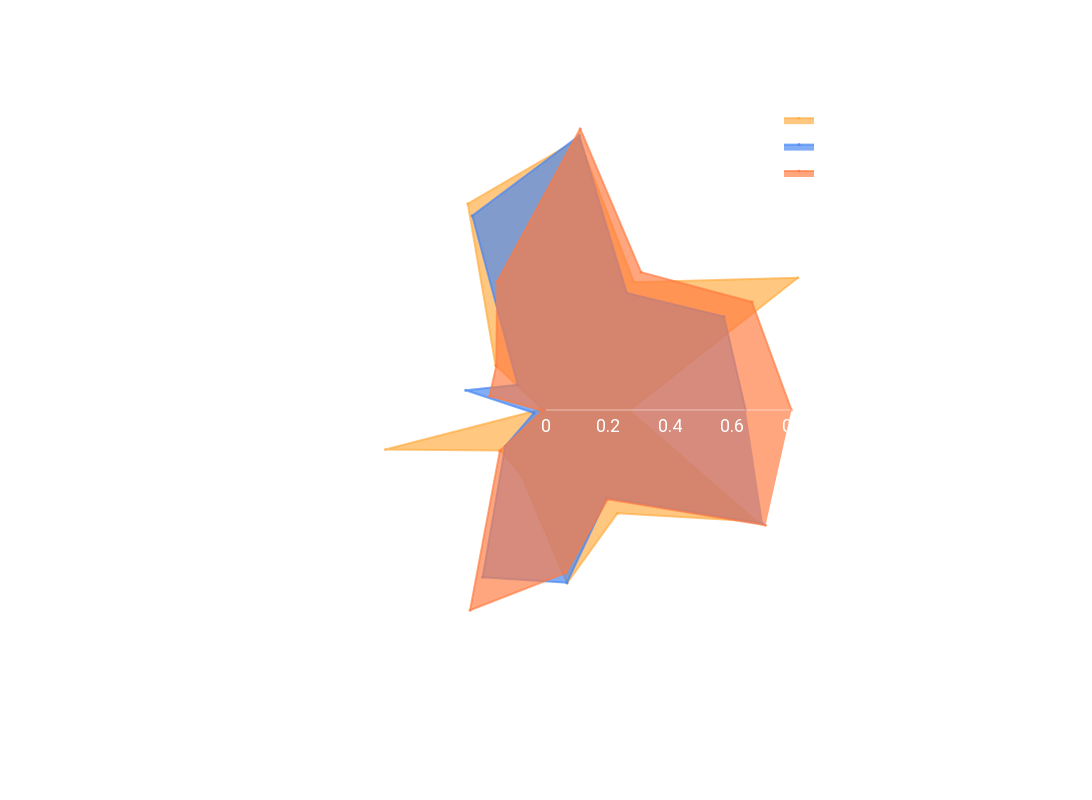

Notebook code for this chart:
### Markdown cell above
### Radar Plot of main genres

Take the top 2 genres and radar-plot them above each other.<br>
Used to highlight differences in audio features for specific genres.

### Code cell
# Get data
df = songs2_genres_filtered.drop(columns=['id','html','song_name','artist','cluster_genres','cluster'])

# Preselect the genres for the plot
df = df[df['artist_genre'].isin(['Death Metal','Pop','Reggaeton'])]

# Save a DF without artist genre for later
df_toscale = df.drop(columns='artist_genre')
# Initialize a scaler object
minmax = MinMaxScaler(feature_range=(0,1))
# scale the DF without artist_genre to 0...1 range (can't use genre because it's a string and doesn't make sense for scaling)
df_scale = minmax.fit_transform(df_toscale)
# Convert resulting array back to pandas-DF
# (take index and column-information from previously stored DF)
df_scale = pd.DataFrame(df_scale, index=df_toscale.index, columns=df_toscale.columns)
# Add artist-column back to DF
df_scale['artist_genre'] = df['artist_genre']
# Group results by genre and get average audio features
df2 = df_scale.groupby('artist_genre').mean()

# Initialize trace objects list
trace_objects = []

# Adaptive alpha value for coloring, depening on number of plotted genres
alpha = (df2.shape[0]-1)/df2.shape[0]
# Set colors for the individual genres (in accordance with final presentation colors)
colors = [f'rgba(255, 171, 64, {alpha})', f'rgba(66, 133, 244, {alpha})', f'rgba(255, 122, 64, {alpha})']

# --- GO THROUGH ALL GENRES AND ADD A PLOT
for c, genre in enumerate(df2.index):
    # Append plot object to list
    trace_objects.append(
        # Create scatterpolar plot
        go.Scatterpolar(
            # Get audio-feature values for radial information
            r = df2.loc[genre,:],
            # Get column-names for labeling
            theta = df2.columns,
            # Name of the current plot as it will appear in the legend
            name=genre,
            # Add fill-color to the shapes
            fill='toself',
            fillcolor=colors[c],
            # Set marker-color and fontsize
            marker=dict(color=colors[c],size=3),
            # Set linewidth of shapes
            line=dict(width=2)
        )
    )

# Add figure-element
fig = go.Figure()
# Add the scatterpolar-elements to the figure
fig.add_traces(trace_objects)

# --- ADJUST APPEARANCE
fig.update_layout(
    # Add plot-title
    # title_text = 'Main genres Pop & Death Metal compared by audio features',
    # Set plot-size in pixels
    height = 800,
    width = 1400,
    # Font-settings
    font=dict(
        color='white',
        family='Roboto',
        size=18
    ),
    # Background/Grid-Settings
    polar=dict(
        # Set background color
        bgcolor='rgba(0,0,0,0)',
        # Everything concerning radial elements...
        radialaxis=dict(
            # Toggle visibility
            visible=True,
            # Set size (should match max. values from data), comparable to ylim
            range=[0, 1],
            # Set line widths
            linewidth=0.5,
            gridwidth=0.5,
            # Hide labels at 0°-line
            showticklabels=False
        ),
        # Everything concerning angular elements...
        angularaxis=dict(
            # Set line widths
            linewidth=3,
            gridwidth=1
        ),
    ),
    # Set legend position
    legend=dict(
        x = 0.75,  # Set the x coordinate of the legend
        y = 1   # Set the y coordinate of the legend
    ),
    # Toggle legend visibility
    showlegend=True,
)

# Set background to transparent for exporting
fig.update_layout(paper_bgcolor='rgba(0,0,0,0)', plot_bgcolor='rgba(0,0,0,0)')

# Show figure
fig.show()

### Figure 1 — Plotly figure (JSON) as saved in the notebook; plotly's stock layout.template omitted (floating-point values rounded to 4 significant figures)
{"data": [{"fill": "toself", "fillcolor": "rgba(255, 171, 64, 0.6666666666666666)", "line": {"width": 2}, "marker": {"color": "rgba(255, 171, 64, 0.6666666666666666)", "size": 3}, "name": "Death Metal", "r": [0.2711, 0.9179, 0.5004, 0.881, 0.7116, 0.2178, 0.01235, 0.5337, 0.1967, 0.2241, 0.563, 0.4051, 0.7733], "theta": ["danceability", "energy", "key", "loudness", "mode", "speechiness", "acousticness", "instrumentalness", "liveness", "valence", "tempo", "duration_ms", "time_signature"], "type": "scatterpolar"}, {"fill": "toself", "fillcolor": "rgba(66, 133, 244, 0.6666666666666666)", "line": {"width": 2}, "marker": {"color": "rgba(66, 133, 244, 0.6666666666666666)", "size": 3}, "name": "Pop", "r": [0.6442, 0.6485, 0.4589, 0.8917, 0.6705, 0.1223, 0.2671, 0.04016, 0.1758, 0.5769, 0.5615, 0.3449, 0.7907], "theta": ["danceability", "energy", "key", "loudness", "mode", "speechiness", "acousticness", "instrumentalness", "liveness", "valence", "tempo", "duration_ms", "time_signature"], "type": "scatterpolar"}, {"fill": "toself", "fillcolor": "rgba(255, 122, 64, 0.6666666666666666)", "line": {"width": 2}, "marker": {"color": "rgba(255, 122, 64, 0.6666666666666666)", "size": 3}, "name": "Reggaeton", "r": [0.7919, 0.7502, 0.5401, 0.9143, 0.443, 0.2143, 0.1876, 0.009457, 0.1989, 0.6908, 0.5291, 0.35, 0.8], "theta": ["danceability", "energy", "key", "loudness", "mode", "speechiness", "acousticness", "instrumentalness", "liveness", "valence", "tempo", "duration_ms", "time_signature"], "type": "scatterpolar"}], "layout": {"font": {"color": "white", "family": "Roboto", "size": 18}, "height": 800, "legend": {"x": 0.75, "y": 1}, "paper_bgcolor": "rgba(0, 0, 0, 0)", "plot_bgcolor": "rgba(0, 0, 0, 0)", "polar": {"angularaxis": {"gridwidth": 1, "linewidth": 3, "type": "category"}, "bgcolor": "rgba(0, 0, 0, 0)", "radialaxis": {"autorange": false, "gridwidth": 0.5, "linewidth": 0.5, "range": [0, 1], "showticklabels": true, "type": "linear", "visible": true}}, "showlegend": true, "width": 1400}}
